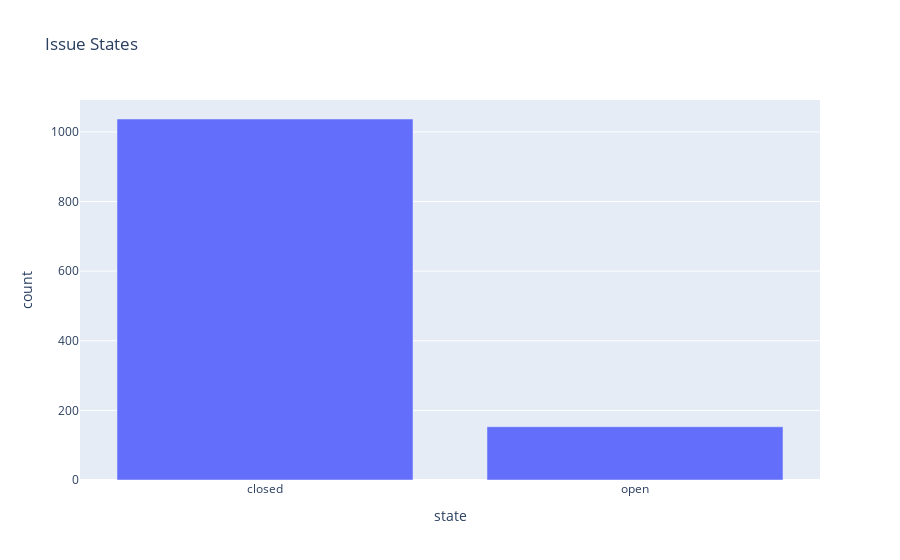

Notebook source saved alongside this figure:
### Code cell
# Create a bar chart of the issue states
issues_counts = issues.value_counts(subset=['state'])

issues_counts = issues_counts.reset_index()

issues_counts.sort_values(by='count', ascending=False, inplace=True)

fig = px.bar(data_frame=issues_counts, x='state', y='count', title='Issue States')

fig.show()

### Figure 1 — Plotly figure (JSON) as saved in the notebook; plotly's stock layout.template omitted (floating-point values rounded to 4 significant figures)
{"data": [{"alignmentgroup": "True", "hovertemplate": "state=%{x}<br>count=%{y}<extra></extra>", "legendgroup": "", "marker": {"color": "#636efa", "pattern": {"shape": ""}}, "name": "", "offsetgroup": "", "orientation": "v", "showlegend": false, "textposition": "auto", "type": "bar", "x": ["closed", "open"], "xaxis": "x", "y": [1037, 153], "yaxis": "y"}], "layout": {"barmode": "relative", "legend": {"tracegroupgap": 0}, "title": {"text": "Issue States"}, "xaxis": {"anchor": "y", "domain": [0, 1], "title": {"text": "state"}}, "yaxis": {"anchor": "x", "domain": [0, 1], "title": {"text": "count"}}}}
